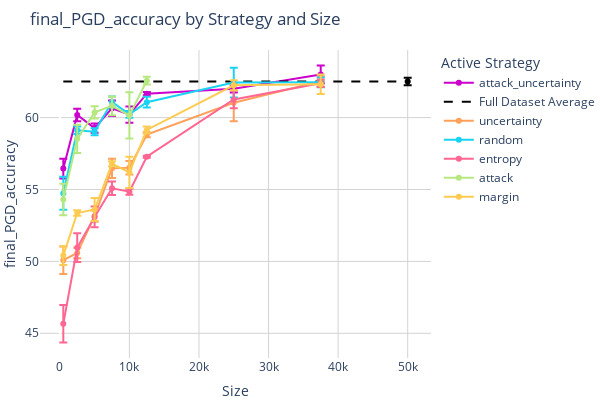
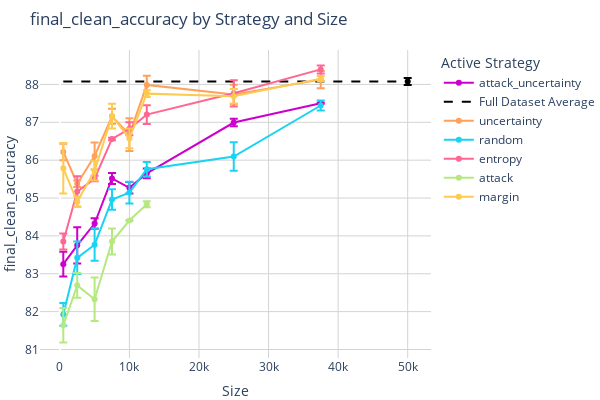

Here is the notebook cell these charts were saved with, in order:
### Code cell
import plotly.graph_objects as go
import pandas as pd

# Load and prepare the data
new_data = pd.read_csv('results/means.csv', skiprows=2)
new_data.columns = ['active_strategy', 'size', 'final_clean_accuracy',
                    'final_clean_accuracy_std', 'final_PGD_accuracy', 'final_PGD_accuracy_std']
new_data['size'] = new_data['size'].astype(int)




for performance in ['PGD_accuracy', 'clean_accuracy' ]:
# performance = 'final_PGD_accuracy' 
# # performance = 'final_clean_accuracy'
    fig = go.Figure()

    # fig.add_trace(go.Scatter(x=[0, 50000], y=[ init_means_stds['init_'+performance]['mean'][0], init_means_stds['init_'+performance]['mean'][0] ],
    #         mode='lines', line=dict(color='rgba({},{},{},1)'.format(0,0,204), width=2, dash='dot'),
    #                     name='Init Accuracy', showlegend=True))


    performance = 'final_'+performance
    performance_std = performance + '_std'  # Corresponding standard deviation column

    strategies = {
        'attack_uncertainty': {'color': [204, 0, 204], 'label': 'attack-uncertainty'},  # Red
        'full': {'color': [0, 0, 0], 'label': 'full'},  # Red
        'uncertainty': {'color': [255, 161, 90], 'label':'uncertainty'},                    # Yellow
        'random': {'color': [25, 211, 243], 'label':'random'},                    # Cyan
        'entropy': {'color': [255, 102, 146], 'label':'entropy'},                  # Magenta
        'attack': {'color': [182, 232, 128], 'label':'attack'},                   # Orange
        'margin': {'color': [254, 203, 82], 'label':'margin'},
    }


    z_value = 2.576
    n = 5

    # Add a line for each strategy
    for strategy, v in strategies.items():
        r,g,b = v['color']
        c = 'rgba({},{},{},1)'.format(r,g,b)

        # Add a horizontal line for the 'full' strategy
        if strategy == 'full':
            full_data = new_data[new_data['active_strategy'] == 'full']
            # Calculate the mean PGD accuracy for the 'full' strategy
            full_mean_accuracy = full_data[performance].mean()
            fig.add_trace(go.Scatter(x=[min(new_data['size']), max(new_data['size'])], y=[full_mean_accuracy, full_mean_accuracy],
                                    mode='lines', line=dict(color=c, width=2, dash='dash'),
                                    name='Full Dataset Average', showlegend=True))
            
            strategy_data = new_data[new_data['active_strategy'] == strategy]
            fig.add_trace(go.Scatter( x=strategy_data['size'],  y=strategy_data[performance],  mode='lines+markers',
                            name=strategy, line=dict(color=c  ) ,
                            error_y=dict(
                            type='data',  symmetric=False,  
                            array=z_value * strategy_data[performance_std] / n,  
                            arrayminus=z_value * strategy_data[performance_std] / n   ), showlegend=False
                                ))

            
        else:
            strategy_data = new_data[new_data['active_strategy'] == strategy]
            fig.add_trace(go.Scatter(x=strategy_data['size'], y=strategy_data[performance], line=dict(color=c),
                                    error_y=dict(
                                        type='data',  symmetric=False,  
                                        array=z_value * strategy_data[performance_std] / n,  
                                        arrayminus=z_value * strategy_data[performance_std] / n   ),
                                    mode='lines+markers', name=strategy))




    # Update layout and display the plot
    fig.update_layout(
        width=600,  # Adjusted for two subplots
        height=400,
        plot_bgcolor='white',
        paper_bgcolor='white',
        margin=dict(l=0, r=0, t=50, b=0),
        # title="Box Plot of Datasets by Cases and Columns",
        title='{} by Strategy and Size'.format(performance),
        xaxis_title='Size',
        yaxis_title=performance,
        legend_title='Active Strategy',
        # yaxis_range=[min(new_data[performance]) - 2, max(new_data[performance]) + 2],
        showlegend=True,
        xaxis=dict(
            # type='log',
            showgrid=True,        # Enable the grid
            gridcolor='lightgray' # Set grid line color
        ),
        yaxis=dict(
            showgrid=True,        # Enable the grid
            gridcolor='lightgray', # Set grid line color
            #range=[75,94] if 'clean' in performance else [45,65]
        )
        )

    # Display the figure
    fig.show()
    fig.write_image("./figures/results_{}_{}_{}_{}_{}_{}.pdf".format(loss,performance, data, model, n_rounds, nb_epochs) )

### Figure 1 — Plotly figure (JSON) as saved in the notebook; plotly's stock layout.template omitted (floating-point values rounded to 4 significant figures)
{"data": [{"error_y": {"array": [0.6844, 0.4312, 0.3271, 0.5442, 0.5647, 0.1159, 0.2577, 0.6302], "arrayminus": [0.6844, 0.4312, 0.3271, 0.5442, 0.5647, 0.1159, 0.2577, 0.6302], "symmetric": false, "type": "data"}, "line": {"color": "rgba(204,0,204,1)"}, "mode": "lines+markers", "name": "attack_uncertainty", "type": "scatter", "x": [500, 2500, 5000, 7500, 10000, 12500, 25000, 37500], "y": [56.45, 60.18, 59.27, 60.65, 60.2, 61.66, 62.0, 63]}, {"line": {"color": "rgba(0,0,0,1)", "dash": "dash", "width": 2}, "mode": "lines", "name": "Full Dataset Average", "showlegend": true, "type": "scatter", "x": [500, 50000], "y": [62.51, 62.51]}, {"error_y": {"array": [0.262], "arrayminus": [0.262], "symmetric": false, "type": "data"}, "line": {"color": "rgba(0,0,0,1)"}, "mode": "lines+markers", "name": "full", "showlegend": false, "type": "scatter", "x": [50000], "y": [62.51]}, {"error_y": {"array": [0.9573, 0.3658, 0.3925, 0.6672, 0.4661, 0.1728, 1.284, 0.3549], "arrayminus": [0.9573, 0.3658, 0.3925, 0.6672, 0.4661, 0.1728, 1.284, 0.3549], "symmetric": false, "type": "data"}, "line": {"color": "rgba(255,161,90,1)"}, "mode": "lines+markers", "name": "uncertainty", "type": "scatter", "x": [500, 2500, 5000, 7500, 10000, 12500, 25000, 37500], "y": [50.09, 50.58, 53.15, 56.47, 56.52, 58.81, 61.03, 62.52]}, {"error_y": {"array": [1.147, 0.2652, 0.248, 0.3767, 0.2394, 0.373, 1.027, 0.3388], "arrayminus": [1.147, 0.2652, 0.248, 0.3767, 0.2394, 0.373, 1.027, 0.3388], "symmetric": false, "type": "data"}, "line": {"color": "rgba(25,211,243,1)"}, "mode": "lines+markers", "name": "random", "type": "scatter", "x": [500, 2500, 5000, 7500, 10000, 12500, 25000, 37500], "y": [54.74, 59.12, 59.02, 61.08, 60.23, 61.07, 62.43, 62.46]}, {"error_y": {"array": [1.304, 0.9968, 0.7204, 0.4706, 0.2058, 0.07507, 0.6142, 0.2559], "arrayminus": [1.304, 0.9968, 0.7204, 0.4706, 0.2058, 0.07507, 0.6142, 0.2559], "symmetric": false, "type": "data"}, "line": {"color": "rgba(255,102,146,1)"}, "mode": "lines+markers", "name": "entropy", "type": "scatter", "x": [500, 2500, 5000, 7500, 10000, 12500, 25000, 37500], "y": [45.66, 50.96, 53.09, 55.09, 54.85, 57.28, 61.26, 62.39]}, {"error_y": {"array": [1.096, 0.9881, 0.4239, 0.6549, 1.614, 0.2705], "arrayminus": [1.096, 0.9881, 0.4239, 0.6549, 1.614, 0.2705], "symmetric": false, "type": "data"}, "line": {"color": "rgba(182,232,128,1)"}, "mode": "lines+markers", "name": "attack", "type": "scatter", "x": [500, 2500, 5000, 7500, 10000, 12500], "y": [54.3, 58.52, 60.36, 60.82, 60.16, 62.57]}, {"error_y": {"array": [0.6566, 0.1856, 0.8069, 0.1754, 1.094, 0.2406, 0.3529, 0.6798], "arrayminus": [0.6566, 0.1856, 0.8069, 0.1754, 1.094, 0.2406, 0.3529, 0.6798], "symmetric": false, "type": "data"}, "line": {"color": "rgba(254,203,82,1)"}, "mode": "lines+markers", "name": "margin", "type": "scatter", "x": [500, 2500, 5000, 7500, 10000, 12500, 25000, 37500], "y": [50.4, 53.36, 53.61, 56.79, 56.19, 59.14, 62.25, 62.31]}], "layout": {"height": 400, "legend": {"title": {"text": "Active Strategy"}}, "margin": {"b": 0, "l": 0, "r": 0, "t": 50}, "paper_bgcolor": "white", "plot_bgcolor": "white", "showlegend": true, "title": {"text": "final_PGD_accuracy by Strategy and Size"}, "width": 600, "xaxis": {"gridcolor": "lightgray", "showgrid": true, "title": {"text": "Size"}}, "yaxis": {"gridcolor": "lightgray", "showgrid": true, "title": {"text": "final_PGD_accuracy"}}}}

### Figure 2 — Plotly figure (JSON) as saved in the notebook; plotly's stock layout.template omitted (floating-point values rounded to 4 significant figures)
{"data": [{"error_y": {"array": [0.3281, 0.4799, 0.1413, 0.1445, 0.1526, 0.1276, 0.09753, 0.01072], "arrayminus": [0.3281, 0.4799, 0.1413, 0.1445, 0.1526, 0.1276, 0.09753, 0.01072], "symmetric": false, "type": "data"}, "line": {"color": "rgba(204,0,204,1)"}, "mode": "lines+markers", "name": "attack_uncertainty", "type": "scatter", "x": [500, 2500, 5000, 7500, 10000, 12500, 25000, 37500], "y": [83.25, 83.75, 84.33, 85.52, 85.27, 85.65, 86.99, 87.5]}, {"line": {"color": "rgba(0,0,0,1)", "dash": "dash", "width": 2}, "mode": "lines", "name": "Full Dataset Average", "showlegend": true, "type": "scatter", "x": [500, 50000], "y": [88.08, 88.08]}, {"error_y": {"array": [0.09221], "arrayminus": [0.09221], "symmetric": false, "type": "data"}, "line": {"color": "rgba(0,0,0,1)"}, "mode": "lines+markers", "name": "full", "showlegend": false, "type": "scatter", "x": [50000], "y": [88.08]}, {"error_y": {"array": [0.2165, 0.0858, 0.3573, 0.1996, 0.4306, 0.2401, 0.2558, 0.2275], "arrayminus": [0.2165, 0.0858, 0.3573, 0.1996, 0.4306, 0.2401, 0.2558, 0.2275], "symmetric": false, "type": "data"}, "line": {"color": "rgba(255,161,90,1)"}, "mode": "lines+markers", "name": "uncertainty", "type": "scatter", "x": [500, 2500, 5000, 7500, 10000, 12500, 25000, 37500], "y": [86.22, 85.38, 86.11, 87.16, 86.67, 87.99, 87.73, 88.13]}, {"error_y": {"array": [0.298, 0.4288, 0.4256, 0.2723, 0.286, 0.1908, 0.378, 0.131], "arrayminus": [0.298, 0.4288, 0.4256, 0.2723, 0.286, 0.1908, 0.378, 0.131], "symmetric": false, "type": "data"}, "line": {"color": "rgba(25,211,243,1)"}, "mode": "lines+markers", "name": "random", "type": "scatter", "x": [500, 2500, 5000, 7500, 10000, 12500, 25000, 37500], "y": [81.93, 83.42, 83.77, 84.96, 85.14, 85.76, 86.1, 87.44]}, {"error_y": {"array": [0.2101, 0.402, 0.0731, 0.03217, 0.1715, 0.2474, 0.3467, 0.1056], "arrayminus": [0.2101, 0.402, 0.0731, 0.03217, 0.1715, 0.2474, 0.3467, 0.1056], "symmetric": false, "type": "data"}, "line": {"color": "rgba(255,102,146,1)"}, "mode": "lines+markers", "name": "entropy", "type": "scatter", "x": [500, 2500, 5000, 7500, 10000, 12500, 25000, 37500], "y": [83.85, 85.17, 85.51, 86.56, 86.83, 87.2, 87.77, 88.4]}, {"error_y": {"array": [0.4579, 0.328, 0.5728, 0.3429, 0.0119, 0.07987], "arrayminus": [0.4579, 0.328, 0.5728, 0.3429, 0.0119, 0.07987], "symmetric": false, "type": "data"}, "line": {"color": "rgba(182,232,128,1)"}, "mode": "lines+markers", "name": "attack", "type": "scatter", "x": [500, 2500, 5000, 7500, 10000, 12500], "y": [81.64, 82.69, 82.33, 83.85, 84.41, 84.84]}, {"error_y": {"array": [0.6671, 0.1375, 0.2562, 0.3269, 0.2607, 0.09047, 0.1919, 0.06861], "arrayminus": [0.6671, 0.1375, 0.2562, 0.3269, 0.2607, 0.09047, 0.1919, 0.06861], "symmetric": false, "type": "data"}, "line": {"color": "rgba(254,203,82,1)"}, "mode": "lines+markers", "name": "margin", "type": "scatter", "x": [500, 2500, 5000, 7500, 10000, 12500, 25000, 37500], "y": [85.78, 84.9, 85.72, 87.16, 86.57, 87.76, 87.69, 88.15]}], "layout": {"height": 400, "legend": {"title": {"text": "Active Strategy"}}, "margin": {"b": 0, "l": 0, "r": 0, "t": 50}, "paper_bgcolor": "white", "plot_bgcolor": "white", "showlegend": true, "title": {"text": "final_clean_accuracy by Strategy and Size"}, "width": 600, "xaxis": {"gridcolor": "lightgray", "showgrid": true, "title": {"text": "Size"}}, "yaxis": {"gridcolor": "lightgray", "showgrid": true, "title": {"text": "final_clean_accuracy"}}}}
